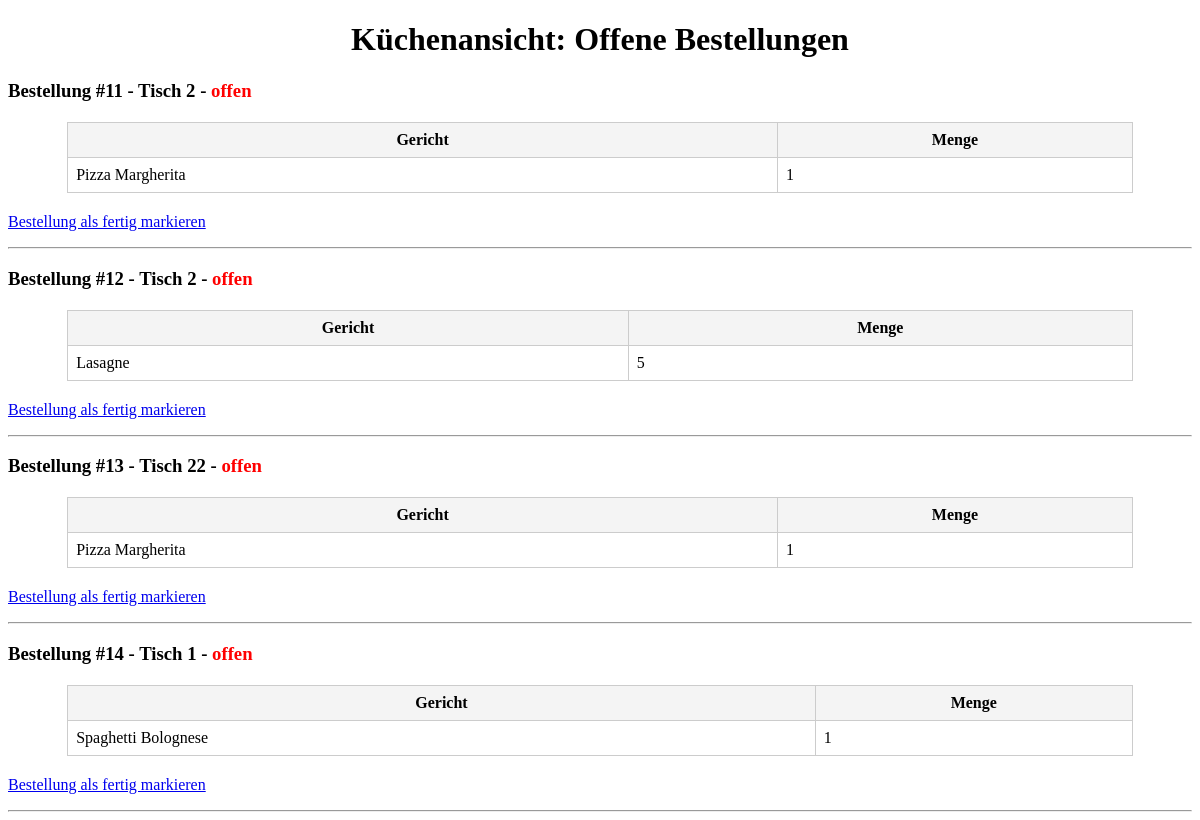
The app's page /bestellando/kueche.php with its own data.
### tables this page shows
CREATE TABLE `bestellungen` (
  `id` int(11) NOT NULL,
  `tisch_nr` int(11) NOT NULL,
  `erstellt_am` datetime DEFAULT current_timestamp(),
  `status` enum('offen','in_bearbeitung','fertig') NOT NULL DEFAULT 'offen'
);

CREATE TABLE `bestellpositionen` (
  `id` int(11) NOT NULL,
  `bestellung_id` int(11) DEFAULT NULL,
  `speise_id` int(11) DEFAULT NULL,
  `menge` int(11) DEFAULT NULL
);

CREATE TABLE `speisekarte` (
  `id` int(11) NOT NULL,
  `gericht` varchar(100) NOT NULL,
  `preis` decimal(5,2) NOT NULL
);

### bestellando/kueche.php (the view, shortened to what this page needs)
<?php
include 'includes/db.php';
$sql = "SELECT * FROM bestellungen WHERE status IN ('offen', 'in_bearbeitung') ORDER BY erstellt_am ASC";
$result = $conn->query($sql);
?>
<!DOCTYPE html>
<html>
<head>
</head>
<body>
<h1>Küchenansicht: Offene Bestellungen</h1>
<?php
if ($result->num_rows > 0) {
    while ($bestellung = $result->fetch_assoc()) {
        $statusClass = 'status-' . $bestellung['status'];
        echo "<h3>Bestellung #{$bestellung['id']} - Tisch {$bestellung['tisch_nr']} - <span class='$statusClass'>{$bestellung['status']}</span></h3>";
        $sqlPos = "
            SELECT bp.menge, s.gericht
            FROM bestellpositionen bp
            JOIN speisekarte s ON bp.speise_id = s.id
            WHERE bp.bestellung_id = {$bestellung['id']}
        ";
        $posResult = $conn->query($sqlPos);
        if ($posResult->num_rows > 0) {
            echo "<table><tr><th>Gericht</th><th>Menge</th></tr>";
            while ($pos = $posResult->fetch_assoc()) {
                echo "<tr>";
                echo "<td>" . htmlspecialchars($pos['gericht']) . "</td>";
                echo "<td>" . intval($pos['menge']) . "</td>";
                echo "</tr>";
            }
            echo "</table>";
        } else {
            echo "<p>Keine Positionen gefunden.</p>";
        }
        echo "<p><a href='kueche.php?fertig={$bestellung['id']}' onclick='return confirm(\"Bestellung als fertig markieren?\");'>Bestellung als fertig markieren</a></p>";
        echo "<hr>";
    }
} else {
    echo "<p>Keine offenen Bestellungen.</p>";
}
?>
</body>
</html>

### bestellando/kueche.php (style rules this page uses)
table { border-collapse: collapse; width: 90%; margin: 20px auto; }
th, td { border: 1px solid #ccc; padding: 8px; }
th { background-color: #f4f4f4; }
h1 { text-align: center; }
.status-offen { color: red; font-weight: bold; }

### records on screen
bestellungen: id "11", tisch_nr "2", status "offen"
bestellpositionen: speise.gericht "Pizza Margherita", menge "1"
bestellungen: id "12", tisch_nr "2", status "offen"
bestellpositionen: speise.gericht "Lasagne", menge "5"
bestellungen: id "13", tisch_nr "22", status "offen"
bestellpositionen: speise.gericht "Pizza Margherita", menge "1"
bestellungen: id "14", tisch_nr "1", status "offen"
bestellpositionen: speise.gericht "Spaghetti Bolognese", menge "1"
